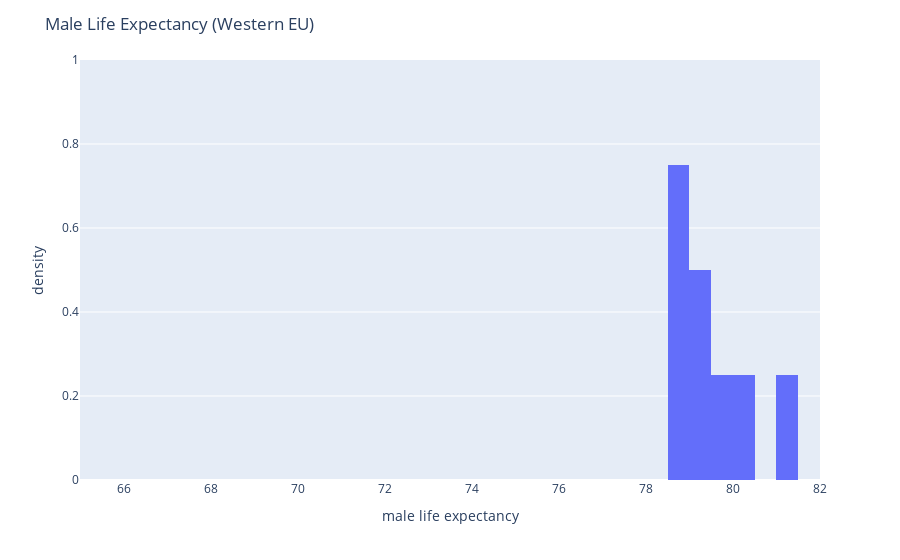

Notebook code for this chart:
### Markdown cell above
# Subplots
Subplots are useful for showing multiple views of the data side by side.

goal: show relationship between `male_life_expectancy` as `region` varies, using plotly.

### Code cell
# You could make an individual plot for a region
# let's do Western Europe
bool_weu = df_EUpop['region'] == 'Western Europe'
df_weu = df_EUpop.loc[bool_weu, :]

fig = px.histogram(
    df_weu,
    x='male_life_expectancy',
    nbins=len(bins) - 1,
    histnorm='probability density',
    labels={'male_life_expectancy': 'Male Life Expectancy (Western EU)'},
    range_x=[65, 82],
    range_y=[0,1]
)

fig.update_layout(
    title_text='Male Life Expectancy (Western EU)',
    xaxis_title='male life expectancy',
    yaxis_title='density')

### Figure 1 — Plotly figure (JSON) as saved in the notebook; plotly's stock layout.template omitted (floating-point values rounded to 4 significant figures)
{"data": [{"alignmentgroup": "True", "bingroup": "x", "histnorm": "probability density", "hovertemplate": "Male Life Expectancy (Western EU)=%{x}<br>probability density=%{y}<extra></extra>", "legendgroup": "", "marker": {"color": "#636efa", "pattern": {"shape": ""}}, "name": "", "nbinsx": 8, "offsetgroup": "", "orientation": "v", "showlegend": false, "type": "histogram", "x": [78.9, 78.6, 79.2, 78.6, 80.1, 79.4, 79.8, 81.1], "xaxis": "x", "yaxis": "y"}], "layout": {"barmode": "relative", "legend": {"tracegroupgap": 0}, "margin": {"t": 60}, "title": {"text": "Male Life Expectancy (Western EU)"}, "xaxis": {"anchor": "y", "domain": [0, 1], "range": [65, 82], "title": {"text": "male life expectancy"}}, "yaxis": {"anchor": "x", "domain": [0, 1], "range": [0, 1], "title": {"text": "density"}}}}
